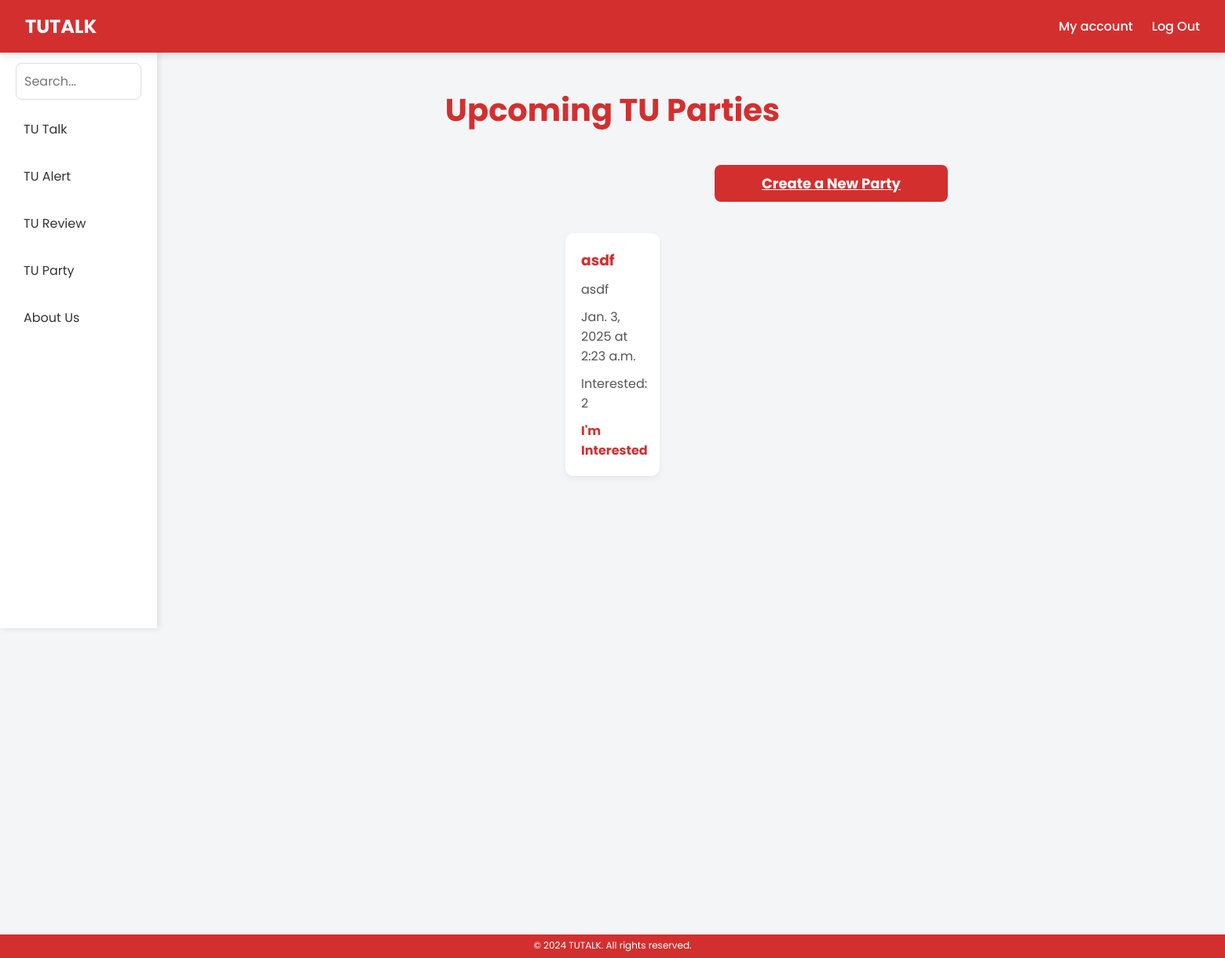
Before: /tu_party/ (signed in) with the older database file.
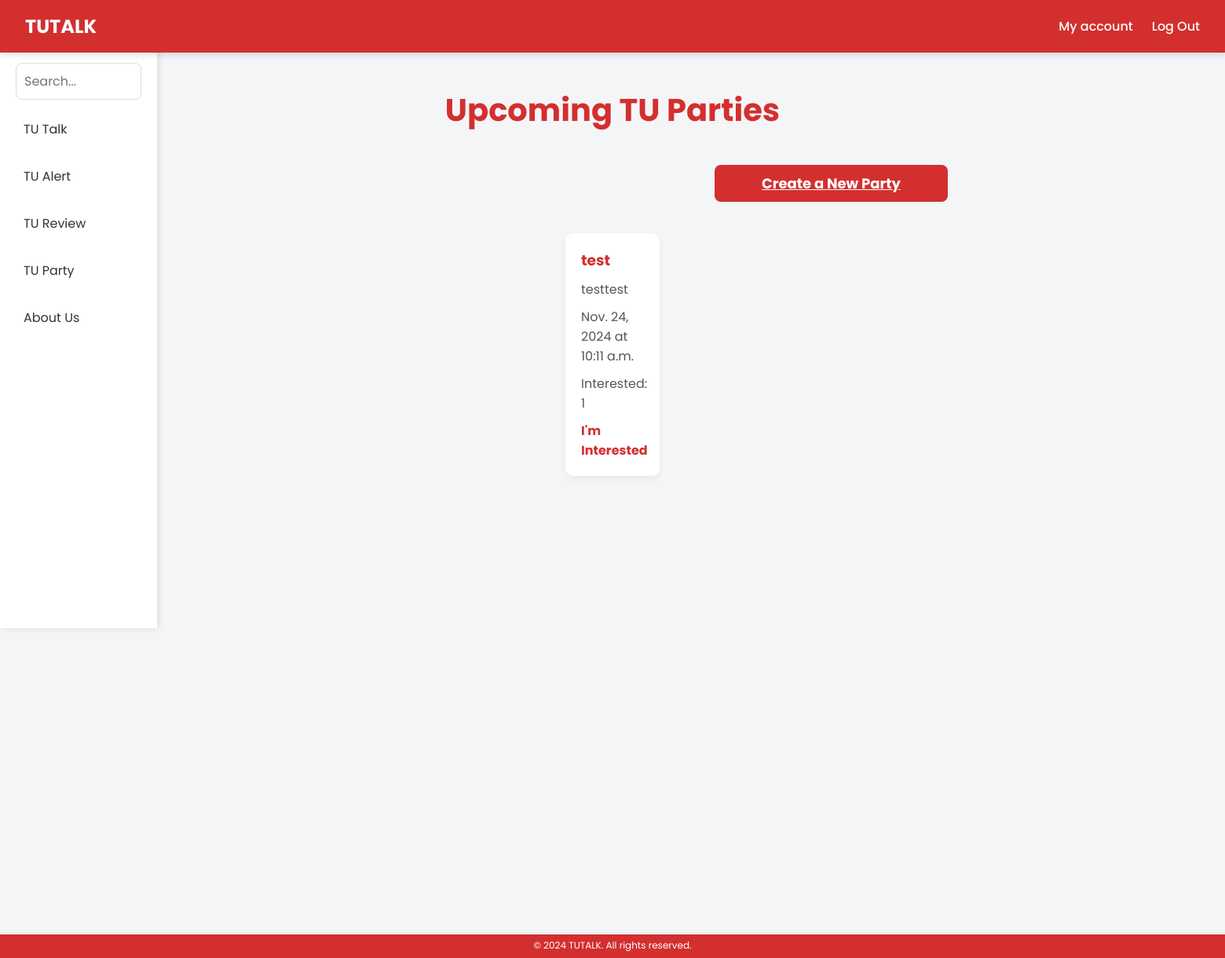
After: the same page with the newer database file.
### tu_party/models.py (models this page shows, shortened)
class Party(models.Model):
    user = models.ForeignKey(User, on_delete=models.CASCADE, related_name="parties")
    title = models.CharField(max_length=255)
    description = models.TextField()
    event_date = models.DateField()
    event_time = models.TimeField()
    image = models.ImageField(upload_to="parties/images/", blank=True, null=True)
    created_at = models.DateTimeField(auto_now_add=True)

### tu_party/views.py (the view)
# urls.py: path("", views.party_list, name="party_list"),
@login_required
def party_list(request):
    parties = Party.objects.filter(event_date__gte=now().date()).order_by("event_date")
    user_interests = PartyInterest.objects.filter(user=request.user).values_list(
        "party_id", flat=True
    )  # ดึง Party IDs ที่ user สนใจ
    return render(
        request,
        "tu_party/party_list.html",
        {"parties": parties, "user_interests": user_interests},
    )

### tu_party/templates/tu_party/party_list.html (shortened to what this page needs)
{% load static %}
<!DOCTYPE html>
<html lang="en">
<head>
    <link rel="stylesheet" href="{% static 'css/style_createparty.css' %}">
</head>
<body>
    <nav class="navbar">
        <a href="{% url 'home' %}" class="logo">TUTALK</a>
        <div class="nav-links">
            <a href="{% url 'home' %}">My account</a>
            <a href="{% url 'home' %}">Log Out</a>
        </div>
    </nav>
    <div class="left-menu">
        <div class="search-bar">
            <input type="text" placeholder="Search...">
        </div>
        <a href="{% url 'tu_talk:post_list' %}"
            class="{% if request.resolver_match.url_name == 'post_list' %}active{% endif %}">
            TU Talk
        </a>
        <a href="{% url 'home' %}" class="{% if request.resolver_match.url_name == 'home' %}active{% endif %}">
            TU Alert
        </a>
        <a href="{% url 'home' %}" class="{% if request.resolver_match.url_name == 'home' %}active{% endif %}">
            TU Review
        </a>
        <a href="{% url 'home' %}" class="{% if request.resolver_match.url_name == 'home' %}active{% endif %}">
            TU Party
        </a>
        <a href="{% url 'about' %}" class="{% if request.resolver_match.url_name == 'about' %}active{% endif %}">
            About Us
        </a>
    </div>
    <footer class="footer">
        <p>&copy; 2024 TUTALK. All rights reserved.</p>
    </footer>
    <h2>Upcoming TU Parties</h2>
    <div class="party-create">
        <a href="{% url 'tu_party:create_party' %}">Create a New Party</a>
    </div>
    {% for party in parties %}
    <div class="party-post">
        <div class="post">
            <h3>{{ party.title }}</h3>
            <p>{{ party.description }}</p>
            <p>{{ party.event_date }} at {{ party.event_time }}</p>
            <p>Interested: {{ party.interested_users.count }}</p>
        </div>
        <a href="{% url 'tu_party:interest_party' party.id %}">
            {% if party.id in user_interests %}
                Cancel Interest
            {% else %}
                I'm Interested
            {% endif %}
        </a>
    </div>
    {% endfor %}
</body>
</html>

### tu_party/static/css/style_createparty.css (style rules this page uses)
* { margin: 0; padding: 0; box-sizing: border-box; font-family: 'Poppins', sans-serif; }
body { width: 100%; height: 100vh; background: #f4f5f7; display: flex; flex-direction: column; margin-top: 70px; margin-bottom: 350px; padding: 20px; }
h2 { margin: 20px 0; text-align: center; color: #d32f2f; font-size: 2.5rem; font-weight: bold; }
.navbar { background-color: #D32F2F; padding: 1rem 2rem; display: flex; align-items: center; justify-content: center; width: 100%; position: fixed; top: 0; left: 0px; ; z-index: 1000; box-shadow: 0 4px 8px rgba(0, 0, 0, 0.1); color: #fff; }
.navbar .logo { font-size: 1.5rem; font-weight: bold; text-decoration: none; color: #fff; margin-right: auto; }
.navbar .nav-links { display: flex; gap: 1.5rem; margin-left: auto; }
.navbar .nav-links a { color: #fff; text-decoration: none; font-weight: 500; transition: color 0.3s; }
.left-menu { width: 200px; padding: 20px; background-color: #ffffff; height: calc(100vh - 60px); position: fixed; top: 60px; left: 0; color: #030303; font-family: 'Roboto', sans-serif; box-shadow: 2px 0 8px rgba(0, 0, 0, 0.1); }
.left-menu .search-bar input { width: 100%; padding: 10px; border: 1px solid #ddd; border-radius: 8px; outline: none; font-size: 1rem; margin-bottom: 15px; }
.left-menu a { display: block; color: #333; text-decoration: none; margin-bottom: 15px; font-size: 1rem; padding: 10px; border-radius: 8px; transition: background-color 0.3s; }
.footer { width: 100%; text-align: center; position: fixed; bottom: 0; left: 0px; padding: 10px 0; background: #d32f2f; color: #fff; font-size: 14px; z-index: 10; }
.footer { width: 100%; text-align: center; position: fixed; bottom: 0; padding: 5px 0; background: #d32f2f; color: #fff; font-size: 12px; height: 30px; z-index: 100; }
.footer p { margin: 0; }
.footer, .footer * { color: #fff !important; }
.party-post { background-color: white; margin: 20px 700px; margin-bottom: 20px; padding: 20px; border-radius: 10px; box-shadow: 0 4px 8px rgba(0, 0, 0, 0.05); max-width: 800px; }
.party-post h3 { color: #d32f2f; margin-bottom: 10px; }
.party-post p { color: #555; margin-bottom: 10px; }
.party-post a { color: #d32f2f; text-decoration: none; font-weight: bold; margin-right: 10px; }
.party-create a { display: inline-block; margin: 20px 890px; padding: 10px 60px; background-color: #d32f2f; color: white; font-size: 18px; font-weight: bold; border-radius: 8px; transition: background-color 0.3s ease; white-space: nowrap; max-width: 800px; }

Changed rows visible on the page:
removed Party: title "asdf", description "asdf", event_date "Jan. 3, 2025", event_time "2:23 a.m.", interested_users.count "2", shows "I'm Interested"
added Party: title "test", description "testtest", event_date "Nov. 24, 2024", event_time "10:11 a.m.", interested_users.count "1", shows "I'm Interested"
